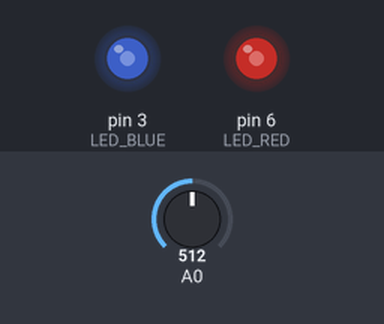
A sketch run on a simulated Arduino Uno, built with avr-gcc and run on an emulated ATmega328P. Parts: output pins drawn as LEDs (lit = HIGH). The test bench sets the inputs (shaded band); at power-on: A0 = 512.

Above: at 1.2 s.
1.3 s: A0 set to 716
At 2.2 s:
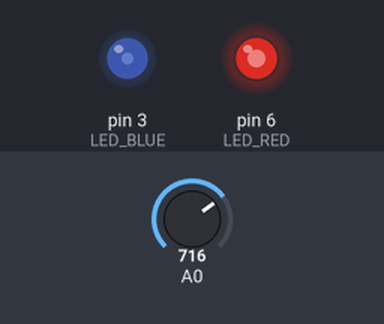
2.8 s: A0 set to 900
At 3.4 s:
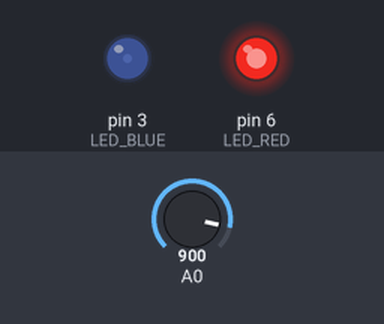
4.3 s: A0 set to 1023
At 5.5 s:
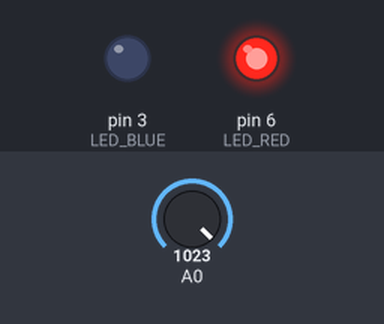
5.8 s: A0 set to 306
At 6.8 s:
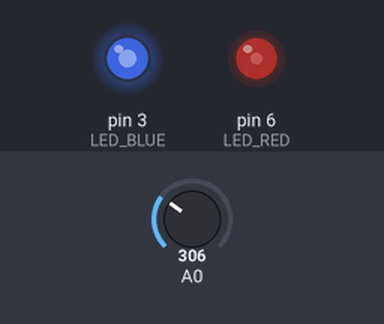
7.3 s: A0 set to 122
At 8.0 s:
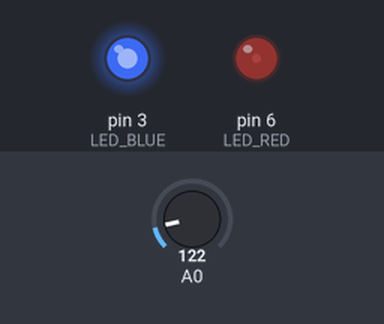
8.8 s: A0 set to 511
At 9.1 s:
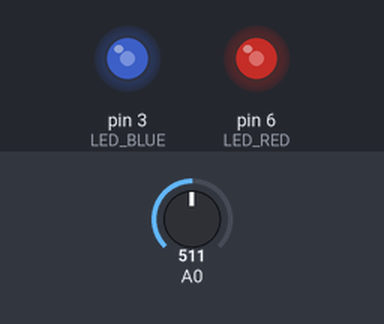
Timing chart, 0 to 11.3 s (numbered marks = the images above; inputs shaded):
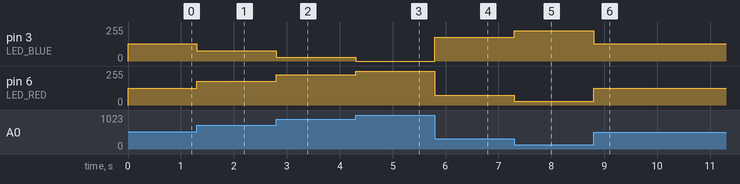

The sketch:

code05.ino
```cpp
#define LED_RED 6
#define LED_BLUE 3
#define POTENTIOMETER A0

void setup()
{
    pinMode(LED_RED, OUTPUT);
    analogWrite(LED_RED, 0);
    pinMode(LED_BLUE, OUTPUT);
    analogWrite(LED_BLUE, 0);
}

void loop()
{
    int value = analogRead(A0);
    value = min(max(0, value - 10), 1003); //1003 = 1023 - 10 - 10
    int lightRed = map(value, 0, 1003, 0, 255);
    int lightBlue = 255 - lightRed;
    analogWrite(LED_RED, lightRed);
    analogWrite(LED_BLUE, lightBlue);
}
```

Measured:
- after the input at 1.3 s, pin 3 (LED_BLUE): 128/255 → 76/255 at once; pin 6 (LED_RED): 127/255 → 179/255 at once
- after the input at 2.8 s, pin 3 (LED_BLUE): 76/255 → 29/255 at once; pin 6 (LED_RED): 179/255 → 226/255 at once
- after the input at 4.3 s, pin 3 (LED_BLUE): 29/255 → 0/255 at once; pin 6 (LED_RED): 226/255 → 255/255 at once
- after the input at 5.8 s, pin 3 (LED_BLUE): 0/255 → 180/255 at once; pin 6 (LED_RED): 255/255 → 75/255 at once
- after the input at 7.3 s, pin 3 (LED_BLUE): 180/255 → 227/255 at once; pin 6 (LED_RED): 75/255 → 28/255 at once
- after the input at 8.8 s, pin 3 (LED_BLUE): 227/255 → 128/255 at once; pin 6 (LED_RED): 28/255 → 127/255 at once
